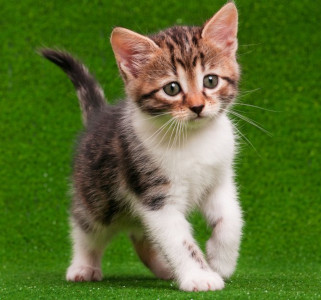
#> input picture ComputerVision-OpenCV/images/cat.jpg, 321 x 300 px
$ python 14.thresholding.py
#> lines starting #> are read from the running program, lines starting #| are printed output that depends on the picture; after the words box and inside, x2 and y2 are one past the last pixel; in counts of white or black regions, pixels touching at a corner belong together
# Thresholding is technique to convert image to binary
# user provide a threshold value and image is binarised using that
from cv2 import cv2 as cv

img = cv.imread('images/cat.jpg')
#> img is the input picture: shape (300, 321, 3); mean B, G, R 50.4, 111.5, 91.3
cv.imshow('Original', img)

# Threshold function take a Gray Sale image, so convert image to gray
gray = cv.cvtColor(img, cv.COLOR_BGR2GRAY)
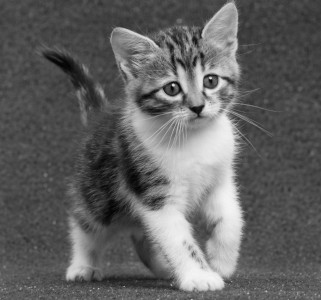
#> gray: shape (300, 321); min 1, max 245, mean 98.5

# Simple Thresholding
# Values greater that thresh will be set to maxval and rest to 0
threshold_val, thresh = cv.threshold(
    gray, thresh=150, maxval=255, type=cv.THRESH_BINARY)
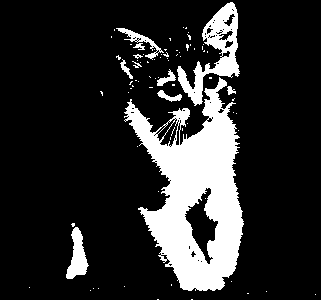
#> thresh: shape (300, 321); 17.1% white; 80 white regions (69 under 20 px), largest, box (x1, y1, x2, y2) and area: (124, 77, 244, 291) 12652, (177, 2, 240, 106) 2177, (66, 227, 89, 279) 639

cv.imshow('Simple Thresholded Image', thresh)

# Simple Imverse Thresholding
# Values lesser that thresh will be set to maxval and rest to 0
threshold_val, thresh_inv = cv.threshold(
    gray, thresh=150, maxval=255, type=cv.THRESH_BINARY_INV)

cv.imshow('Simple Inverse Thresholded Image', thresh_inv)

# Adaptive threshold
# This method does not take any user input, instead for provided kernel size it calculate mean
# and use that as threshold for that kernel.
adaptive_thresh = cv.adaptiveThreshold(
    gray, maxValue=255, adaptiveMethod=cv.ADAPTIVE_THRESH_MEAN_C,
    thresholdType=cv.THRESH_BINARY, blockSize=15, C=3)
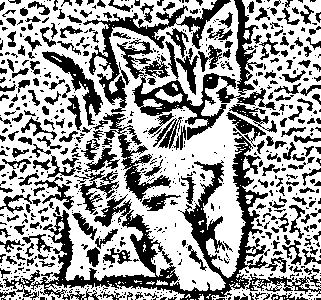
#> adaptive_thresh: shape (300, 321); 62.1% white; 727 black regions (480 under 20 px), largest, box (x1, y1, x2, y2) and area: (3, 132, 270, 300) 8072, (117, 0, 276, 140) 4063, (83, 0, 231, 113) 2581

cv.imshow('Adaptive Thresholded Image', adaptive_thresh)

cv.waitKey(0)

$ run again, with ComputerVision-OpenCV/images/lady.jpg copied over ComputerVision-OpenCV/images/cat.jpg
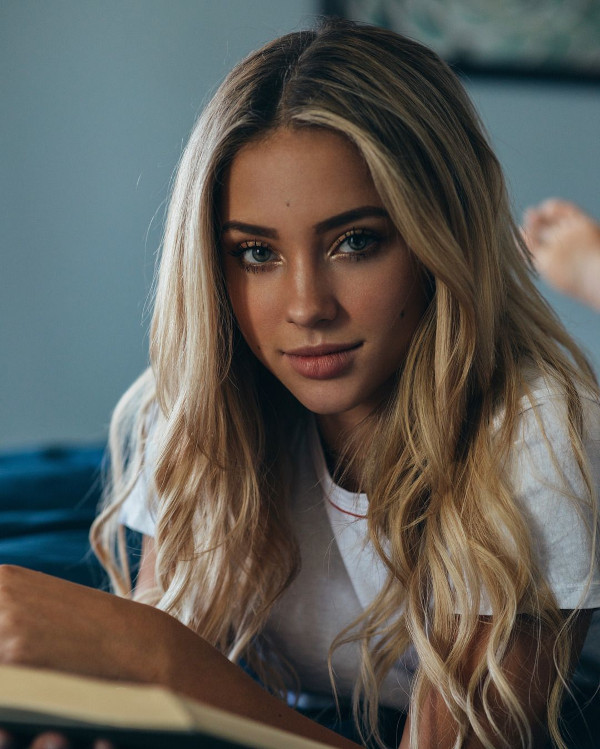
#> input picture ComputerVision-OpenCV/images/lady.jpg, 600 x 749 px
#> img is the input picture: shape (749, 600, 3); mean B, G, R 86.8, 92.7, 95
#> `threshold_val, thresh = cv.threshold( gray, thresh=150, maxval=255, ty..`:
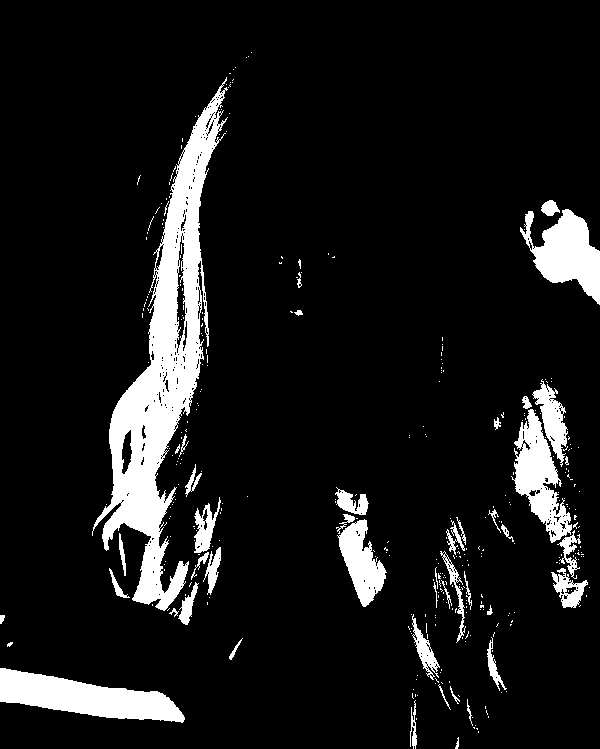
#> thresh: shape (749, 600); 9.9% white; 353 white regions (308 under 20 px), largest, box (x1, y1, x2, y2) and area: (92, 77, 228, 611) 20689, (0, 668, 185, 723) 5452, (520, 209, 600, 305) 3943
#> `adaptive_thresh = cv.adaptiveThreshold( gray, maxValue=255, adaptiveMe..`:
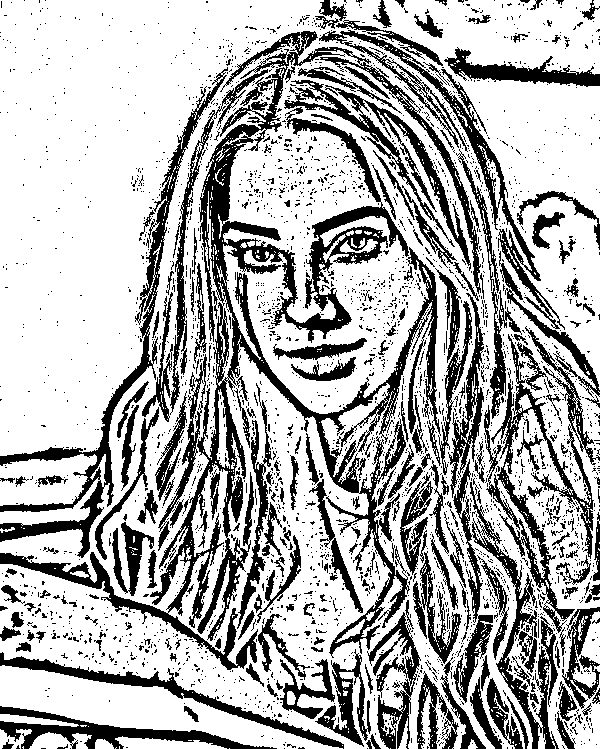
#> adaptive_thresh: shape (749, 600); 69.9% white; 2987 black regions (2753 under 20 px), largest, box (x1, y1, x2, y2) and area: (0, 31, 481, 670) 36314, (0, 67, 228, 558) 7253, (484, 326, 600, 633) 6739

$ run again, with ComputerVision-OpenCV/images/people.jpg copied over ComputerVision-OpenCV/images/cat.jpg
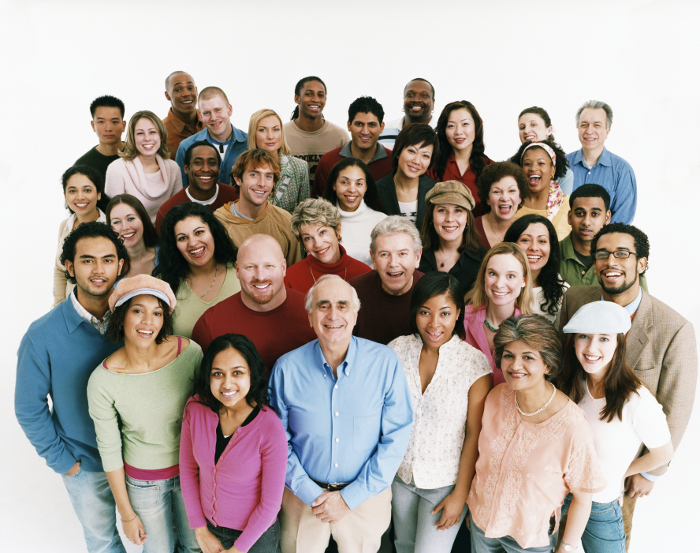
#> input picture ComputerVision-OpenCV/images/people.jpg, 700 x 553 px
#> img is the input picture: shape (553, 700, 3); mean B, G, R 161.2, 167.2, 177.2
#> `threshold_val, thresh = cv.threshold( gray, thresh=150, maxval=255, ty..`:
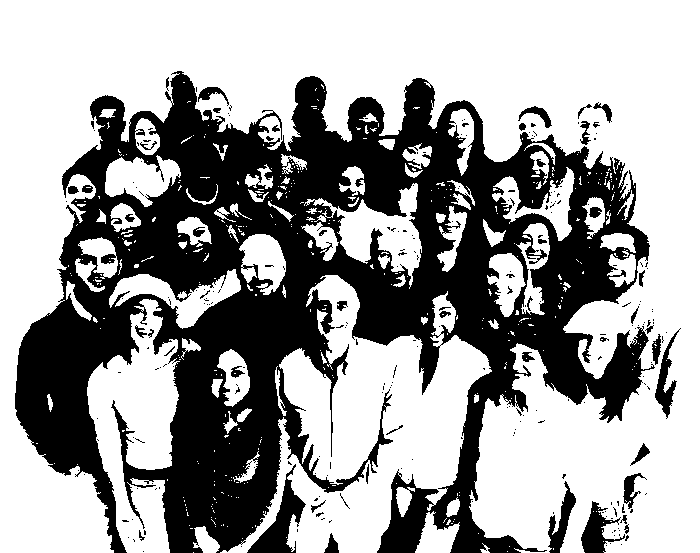
#> thresh: shape (553, 700); 62.3% white; 261 black regions (212 under 20 px), largest, box (x1, y1, x2, y2) and area: (15, 71, 655, 553) 137808, (247, 464, 306, 553) 1676, (581, 501, 625, 553) 952
#> `adaptive_thresh = cv.adaptiveThreshold( gray, maxValue=255, adaptiveMe..`:
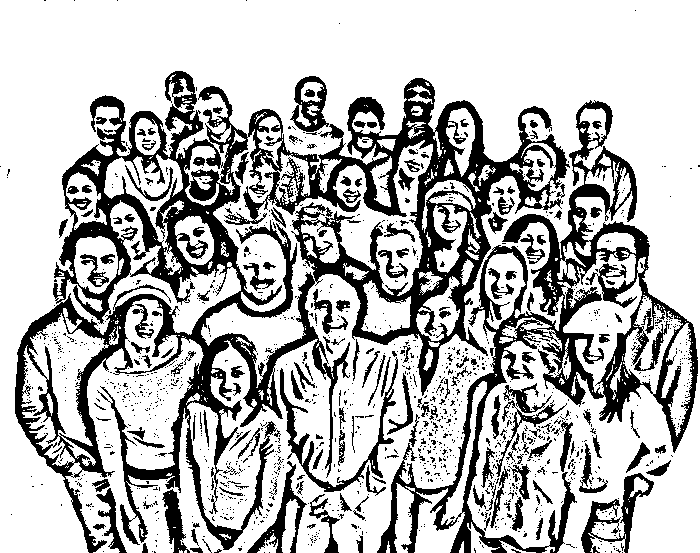
#> adaptive_thresh: shape (553, 700); 72.3% white; 1348 black regions (1168 under 20 px), largest, box (x1, y1, x2, y2) and area: (15, 71, 570, 553) 58824, (377, 100, 698, 553) 22460, (280, 357, 398, 492) 1924
